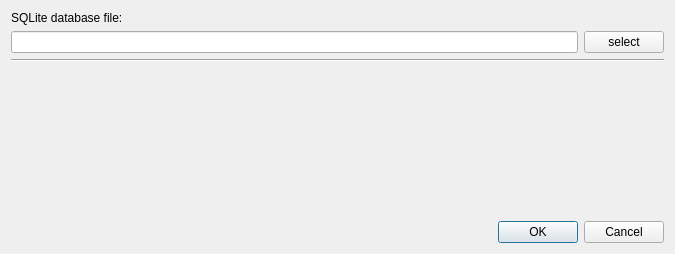
<?xml version="1.0" encoding="UTF-8"?>
<ui version="4.0">
 <class>Settings</class>
 <widget class="QDialog" name="Settings">
  <property name="geometry">
   <rect>
    <x>0</x>
    <y>0</y>
    <width>675</width>
    <height>254</height>
   </rect>
  </property>
  <property name="windowTitle">
   <string>Preferences</string>
  </property>
  <layout class="QVBoxLayout" name="verticalLayout">
   <item>
    <widget class="QLabel" name="label">
     <property name="text">
      <string>SQLite database file:</string>
     </property>
    </widget>
   </item>
   <item>
    <layout class="QHBoxLayout" name="horizontalLayout">
     <item>
      <widget class="QLineEdit" name="lineEdit_settings_databaseFile"/>
     </item>
     <item>
      <widget class="QPushButton" name="pushButton_settings_fileopenDatabase">
       <property name="text">
        <string>select</string>
       </property>
      </widget>
     </item>
    </layout>
   </item>
   <item>
    <widget class="Line" name="line">
     <property name="orientation">
      <enum>Qt::Horizontal</enum>
     </property>
    </widget>
   </item>
   <item>
    <spacer name="verticalSpacer">
     <property name="orientation">
      <enum>Qt::Vertical</enum>
     </property>
     <property name="sizeHint" stdset="0">
      <size>
       <width>20</width>
       <height>40</height>
      </size>
     </property>
    </spacer>
   </item>
   <item>
    <widget class="QDialogButtonBox" name="buttonBox">
     <property name="orientation">
      <enum>Qt::Horizontal</enum>
     </property>
     <property name="standardButtons">
      <set>QDialogButtonBox::Cancel|QDialogButtonBox::Ok</set>
     </property>
    </widget>
   </item>
  </layout>
 </widget>
 <resources/>
 <connections>
  <connection>
   <sender>buttonBox</sender>
   <signal>accepted()</signal>
   <receiver>Settings</receiver>
   <slot>accept()</slot>
   <hints>
    <hint type="sourcelabel">
     <x>248</x>
     <y>254</y>
    </hint>
    <hint type="destinationlabel">
     <x>157</x>
     <y>274</y>
    </hint>
   </hints>
  </connection>
  <connection>
   <sender>buttonBox</sender>
   <signal>rejected()</signal>
   <receiver>Settings</receiver>
   <slot>reject()</slot>
   <hints>
    <hint type="sourcelabel">
     <x>316</x>
     <y>260</y>
    </hint>
    <hint type="destinationlabel">
     <x>286</x>
     <y>274</y>
    </hint>
   </hints>
  </connection>
 </connections>
</ui>
